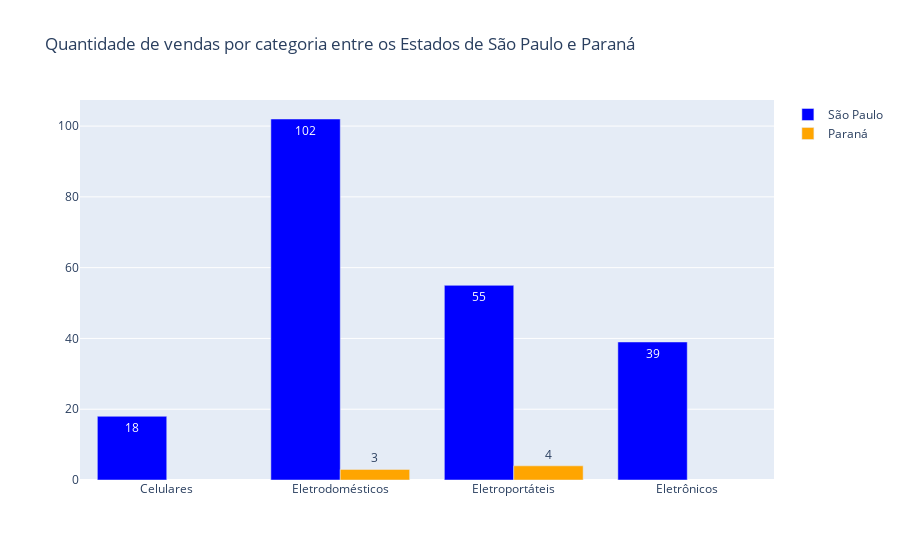

Notebook cell for this chart:
### Code cell
# Preparando os dados para os gráficos
barra_maior = go.Bar(
    x=qtd_vendas_cat_maior['Categoria'],
    y=qtd_vendas_cat_maior['Qtd_Vendas'],
    name='São Paulo',
    marker={'color': 'blue'},
    text=qtd_vendas_cat_maior['Qtd_Vendas'],  # Adiciona a quantidade como texto
    textposition='inside'  # Posiciona o texto dentro da barra
)

barra_menor = go.Bar(
    x=qtd_vendas_cat_menor['Categoria'],
    y=qtd_vendas_cat_menor['Qtd_Vendas'],
    name='Paraná',
    marker={'color': 'orange'},
    text=qtd_vendas_cat_menor['Qtd_Vendas'],  # Adiciona a quantidade como texto
    textposition='outside' 
)

# Definindo o layout
layout = go.Layout(
    title="Quantidade de vendas por categoria entre os Estados de São Paulo e Paraná",
    barmode='group'
)

# Criando a figura
fig = go.Figure(data=[barra_maior, barra_menor], layout=layout)

# Exibindo o gráfico
py.iplot(fig)

### Figure 1 — Plotly figure (JSON) as saved in the notebook; plotly's stock layout.template omitted (floating-point values rounded to 4 significant figures)
{"data": [{"marker": {"color": "blue"}, "name": "São Paulo", "text": [18, 102, 55, 39], "textposition": "inside", "type": "bar", "x": ["Celulares", "Eletrodomésticos", "Eletroportáteis", "Eletrônicos"], "y": [18, 102, 55, 39]}, {"marker": {"color": "orange"}, "name": "Paraná", "text": [3, 4], "textposition": "outside", "type": "bar", "x": ["Eletrodomésticos", "Eletroportáteis"], "y": [3, 4]}], "layout": {"autosize": true, "barmode": "group", "title": {"text": "Quantidade de vendas por categoria entre os Estados de São Paulo e Paraná"}, "xaxis": {"autorange": true, "range": [-0.5, 3.5], "type": "category"}, "yaxis": {"autorange": true, "range": [0, 107.4], "type": "linear"}}}
